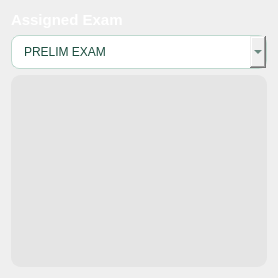
                       <widget class="QWidget" name="tab_2">
                        <attribute name="title">
                         <string>Tab 2</string>
                        </attribute>
                        <layout class="QGridLayout" name="gridLayout_49">
                         <item row="0" column="0">
                          <widget class="QLabel" name="assigned_exam_label_2">
                           <property name="sizePolicy">
                            <sizepolicy hsizetype="Preferred" vsizetype="Fixed">
                             <horstretch>0</horstretch>
                             <verstretch>0</verstretch>
                            </sizepolicy>
                           </property>
                           <property name="styleSheet">
                            <string notr="true">QLabel {
    background: none;
    color: white; /* Darker shade of blue */
    font-size: 15px;
    font-weight: 900; /* Extra Bold */
    font-family: &quot;Poppins&quot;, &quot;Arial&quot;, &quot;Helvetica&quot;, sans-serif;
    border: none;
    text-align: center;
}</string>
                           </property>
                           <property name="text">
                            <string>Assigned Exam</string>
                           </property>
                          </widget>
                         </item>
                         <item row="1" column="0">
                          <widget class="QComboBox" name="exam_type_filter_2">
                           <property name="sizePolicy">
                            <sizepolicy hsizetype="Expanding" vsizetype="Fixed">
                             <horstretch>0</horstretch>
                             <verstretch>0</verstretch>
                            </sizepolicy>
                           </property>
                           <property name="styleSheet">
                            <string notr="true">QComboBox {
    background: qlineargradient(x1:0, y1:0, x2:1, y2:1, 
                stop:0 #E9F3F0, stop:1 #D4EAE4);  /* Smooth gradient */
    color: #1B4D3E;                                /* Dark green text */
    border: 1px solid #BFD9CF;                     /* Softer border */
    border-radius: 8px;                            /* Rounded corners */
    padding: 8px 12px;                             /* Spacious padding */
    font: bold 13px &quot;Segoe UI&quot;;                     /* Sleek font */
    selection-background-color: #BFD9CF;            /* Highlight color */
    selection-color: #02281A;                      /* Selection text color */
    transition: background 0.3s ease;               /* Smooth transition */
}

QComboBox:hover {
    background: #D4EAE4;                           /* Softer hover effect */
    border: 1px solid #A3C9B9;                     /* Subtle border change */                              /* Wider dropdown button */
}

QComboBox QAbstractItemView {
    background: #E9F3F0;                           /* Light dropdown background */
    color: #1B4D3E;                                /* Dark green text */
    border: 1px solid #BFD9CF;
    border-radius: 8px;                            /* Rounded corners */
    selection-background-color: #BFD9CF;            /* Selection color */
    selection-color: #02281A;                      /* Selection text color */
    padding: 4px;                                  /* Space around items */
}
</string>
                           </property>
                           <item>
                            <property name="text">
                             <string>PRELIM EXAM</string>
                            </property>
                           </item>
                           <item>
                            <property name="text">
                             <string>MIDTERM EXAM</string>
                            </property>
                           </item>
                           <item>
                            <property name="text">
                             <string>FINAL EXAM</string>
                            </property>
                           </item>
                          </widget>
                         </item>
                         <item row="2" column="0">
                          <widget class="QListWidget" name="table_assigned_exam_2">
                           <property name="styleSheet">
                            <string notr="true">QListView {
    background-color: #E5E5E5; /* Light background color for the list view */
    border-radius: 10px; /* Rounded corners */
    padding: 5px;
    border: 2px solid #E5E5E5; /* Match background */
}

QListView::item {
    background-color: #0D7C66; /* Light blue for items */
    color: white; /* Darker blue text */
    font-size: 20px;
    font-family: Arial, Helvetica, sans-serif;
    border-radius: 8px;
    padding: 10px;
    margin: 5px 0;
}

QListView::item:selected {
    background-color: #007074  ; 
    font-size: 20px;
}

QListView::item:hover {
    background-color: #C1D8C3; /* Lighter blue on hover */
    color: #215988;
    font-size: 20px;
}

QListView::item:checked {
    background-color: #3C5A76; /* Darker shade for checked items */
    color: white;
    font-size: 20px;
}
</string>
                           </property>
                          </widget>
                         </item>
                        </layout>
                       </widget>
